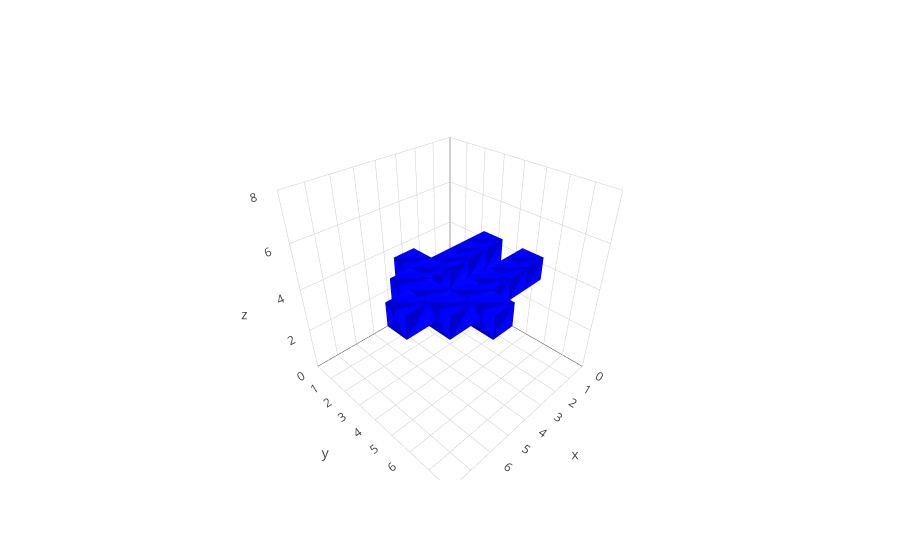

Notebook code cell kept with this figure:
### Code cell
cubes = mesh_cubes(voxels)
data = go.Data(cubes)
layout = go.Layout(
    scene = dict(
        xaxis = dict(
            range = [0,8],),
        yaxis = dict(
            range = [0,8],),
        zaxis = dict(
            range = [0,8],),
    )
)
fig = go.Figure(data=data, layout=layout)
iplot(fig, filename='3d-mesh-cube-python')

### Figure 1 — Plotly figure (JSON) as saved in the notebook; plotly's stock layout.template omitted (floating-point values rounded to 4 significant figures)
{"data": [{"color": "blue", "i": [0, 1, 0, 1, 0, 6, 2, 7, 4, 7, 1, 7], "j": [1, 2, 1, 4, 2, 2, 3, 3, 5, 5, 3, 3], "k": [2, 3, 4, 5, 4, 4, 6, 6, 6, 6, 5, 5], "showscale": true, "type": "mesh3d", "x": [1, 1, 1, 1, 2, 2, 2, 2], "y": [3, 3, 4, 4, 3, 3, 4, 4], "z": [4, 5, 4, 5, 4, 5, 4, 5]}, {"color": "blue", "i": [0, 1, 0, 1, 0, 6, 2, 7, 4, 7, 1, 7], "j": [1, 2, 1, 4, 2, 2, 3, 3, 5, 5, 3, 3], "k": [2, 3, 4, 5, 4, 4, 6, 6, 6, 6, 5, 5], "showscale": true, "type": "mesh3d", "x": [1, 1, 1, 1, 2, 2, 2, 2], "y": [5, 5, 6, 6, 5, 5, 6, 6], "z": [4, 5, 4, 5, 4, 5, 4, 5]}, {"color": "blue", "i": [0, 1, 0, 1, 0, 6, 2, 7, 4, 7, 1, 7], "j": [1, 2, 1, 4, 2, 2, 3, 3, 5, 5, 3, 3], "k": [2, 3, 4, 5, 4, 4, 6, 6, 6, 6, 5, 5], "showscale": true, "type": "mesh3d", "x": [2, 2, 2, 2, 3, 3, 3, 3], "y": [3, 3, 4, 4, 3, 3, 4, 4], "z": [4, 5, 4, 5, 4, 5, 4, 5]}, {"color": "blue", "i": [0, 1, 0, 1, 0, 6, 2, 7, 4, 7, 1, 7], "j": [1, 2, 1, 4, 2, 2, 3, 3, 5, 5, 3, 3], "k": [2, 3, 4, 5, 4, 4, 6, 6, 6, 6, 5, 5], "showscale": true, "type": "mesh3d", "x": [2, 2, 2, 2, 3, 3, 3, 3], "y": [5, 5, 6, 6, 5, 5, 6, 6], "z": [4, 5, 4, 5, 4, 5, 4, 5]}, {"color": "blue", "i": [0, 1, 0, 1, 0, 6, 2, 7, 4, 7, 1, 7], "j": [1, 2, 1, 4, 2, 2, 3, 3, 5, 5, 3, 3], "k": [2, 3, 4, 5, 4, 4, 6, 6, 6, 6, 5, 5], "showscale": true, "type": "mesh3d", "x": [3, 3, 3, 3, 4, 4, 4, 4], "y": [3, 3, 4, 4, 3, 3, 4, 4], "z": [4, 5, 4, 5, 4, 5, 4, 5]}, {"color": "blue", "i": [0, 1, 0, 1, 0, 6, 2, 7, 4, 7, 1, 7], "j": [1, 2, 1, 4, 2, 2, 3, 3, 5, 5, 3, 3], "k": [2, 3, 4, 5, 4, 4, 6, 6, 6, 6, 5, 5], "showscale": true, "type": "mesh3d", "x": [3, 3, 3, 3, 4, 4, 4, 4], "y": [5, 5, 6, 6, 5, 5, 6, 6], "z": [4, 5, 4, 5, 4, 5, 4, 5]}, {"color": "blue", "i": [0, 1, 0, 1, 0, 6, 2, 7, 4, 7, 1, 7], "j": [1, 2, 1, 4, 2, 2, 3, 3, 5, 5, 3, 3], "k": [2, 3, 4, 5, 4, 4, 6, 6, 6, 6, 5, 5], "showscale": true, "type": "mesh3d", "x": [4, 4, 4, 4, 5, 5, 5, 5], "y": [2, 2, 3, 3, 2, 2, 3, 3], "z": [4, 5, 4, 5, 4, 5, 4, 5]}, {"color": "blue", "i": [0, 1, 0, 1, 0, 6, 2, 7, 4, 7, 1, 7], "j": [1, 2, 1, 4, 2, 2, 3, 3, 5, 5, 3, 3], "k": [2, 3, 4, 5, 4, 4, 6, 6, 6, 6, 5, 5], "showscale": true, "type": "mesh3d", "x": [4, 4, 4, 4, 5, 5, 5, 5], "y": [3, 3, 4, 4, 3, 3, 4, 4], "z": [4, 5, 4, 5, 4, 5, 4, 5]}, {"color": "blue", "i": [0, 1, 0, 1, 0, 6, 2, 7, 4, 7, 1, 7], "j": [1, 2, 1, 4, 2, 2, 3, 3, 5, 5, 3, 3], "k": [2, 3, 4, 5, 4, 4, 6, 6, 6, 6, 5, 5], "showscale": true, "type": "mesh3d", "x": [4, 4, 4, 4, 5, 5, 5, 5], "y": [5, 5, 6, 6, 5, 5, 6, 6], "z": [4, 5, 4, 5, 4, 5, 4, 5]}, {"color": "blue", "i": [0, 1, 0, 1, 0, 6, 2, 7, 4, 7, 1, 7], "j": [1, 2, 1, 4, 2, 2, 3, 3, 5, 5, 3, 3], "k": [2, 3, 4, 5, 4, 4, 6, 6, 6, 6, 5, 5], "showscale": true, "type": "mesh3d", "x": [4, 4, 4, 4, 5, 5, 5, 5], "y": [6, 6, 7, 7, 6, 6, 7, 7], "z": [4, 5, 4, 5, 4, 5, 4, 5]}, {"color": "blue", "i": [0, 1, 0, 1, 0, 6, 2, 7, 4, 7, 1, 7], "j": [1, 2, 1, 4, 2, 2, 3, 3, 5, 5, 3, 3], "k": [2, 3, 4, 5, 4, 4, 6, 6, 6, 6, 5, 5], "showscale": true, "type": "mesh3d", "x": [5, 5, 5, 5, 6, 6, 6, 6], "y": [3, 3, 4, 4, 3, 3, 4, 4], "z": [4, 5, 4, 5, 4, 5, 4, 5]}, {"color": "blue", "i": [0, 1, 0, 1, 0, 6, 2, 7, 4, 7, 1, 7], "j": [1, 2, 1, 4, 2, 2, 3, 3, 5, 5, 3, 3], "k": [2, 3, 4, 5, 4, 4, 6, 6, 6, 6, 5, 5], "showscale": true, "type": "mesh3d", "x": [5, 5, 5, 5, 6, 6, 6, 6], "y": [4, 4, 5, 5, 4, 4, 5, 5], "z": [4, 5, 4, 5, 4, 5, 4, 5]}, {"color": "blue", "i": [0, 1, 0, 1, 0, 6, 2, 7, 4, 7, 1, 7], "j": [1, 2, 1, 4, 2, 2, 3, 3, 5, 5, 3, 3], "k": [2, 3, 4, 5, 4, 4, 6, 6, 6, 6, 5, 5], "showscale": true, "type": "mesh3d", "x": [5, 5, 5, 5, 6, 6, 6, 6], "y": [5, 5, 6, 6, 5, 5, 6, 6], "z": [4, 5, 4, 5, 4, 5, 4, 5]}, {"color": "blue", "i": [0, 1, 0, 1, 0, 6, 2, 7, 4, 7, 1, 7], "j": [1, 2, 1, 4, 2, 2, 3, 3, 5, 5, 3, 3], "k": [2, 3, 4, 5, 4, 4, 6, 6, 6, 6, 5, 5], "showscale": true, "type": "mesh3d", "x": [6, 6, 6, 6, 7, 7, 7, 7], "y": [4, 4, 5, 5, 4, 4, 5, 5], "z": [4, 5, 4, 5, 4, 5, 4, 5]}], "layout": {"scene": {"xaxis": {"range": [0, 8]}, "yaxis": {"range": [0, 8]}, "zaxis": {"range": [0, 8]}}}}
